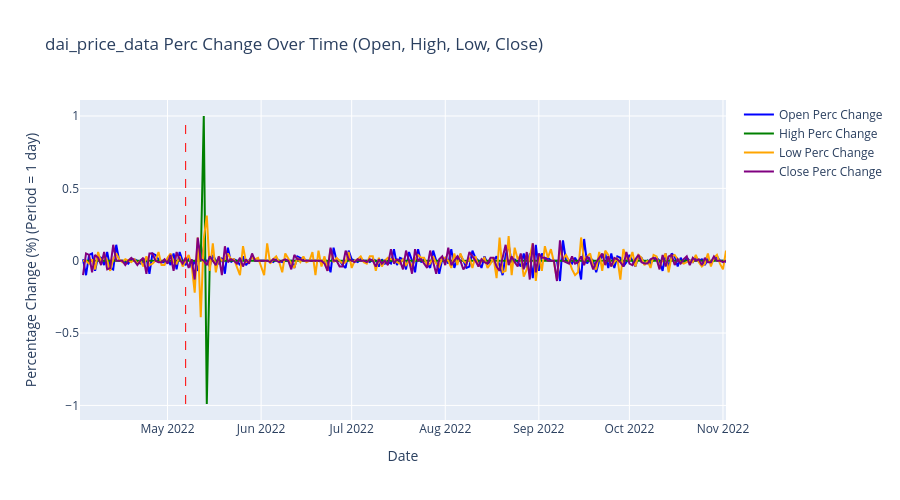
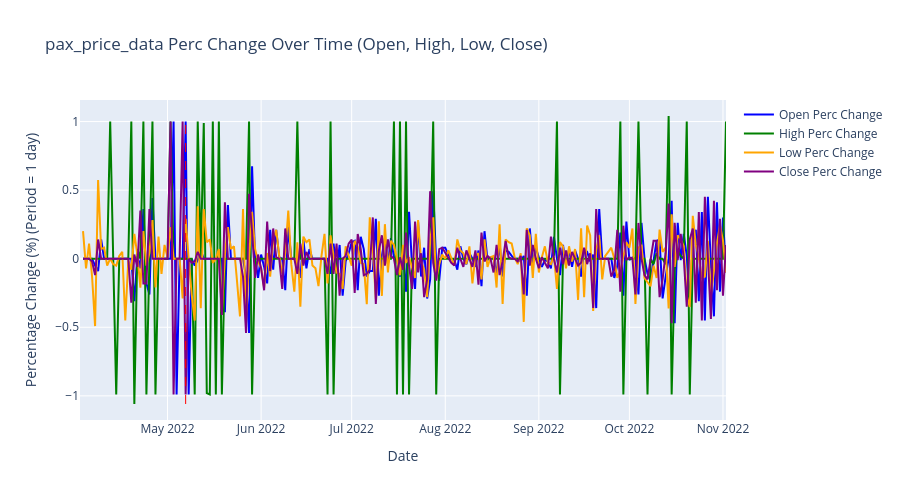
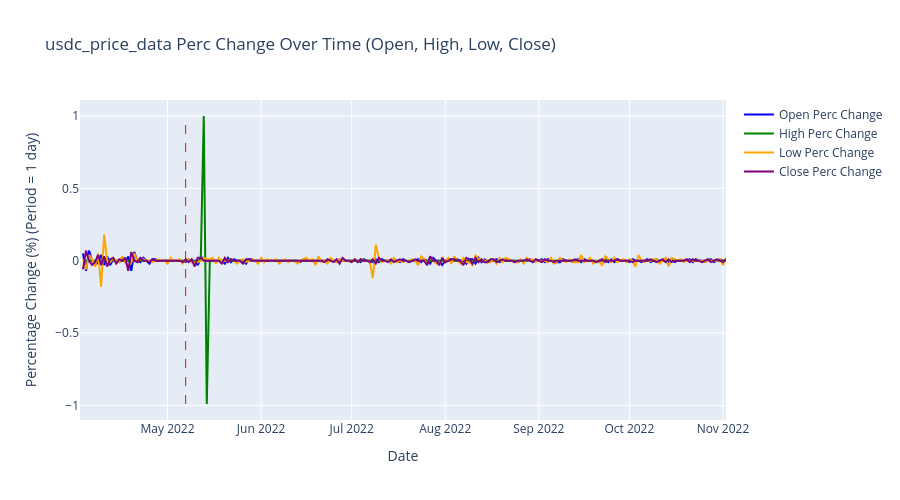
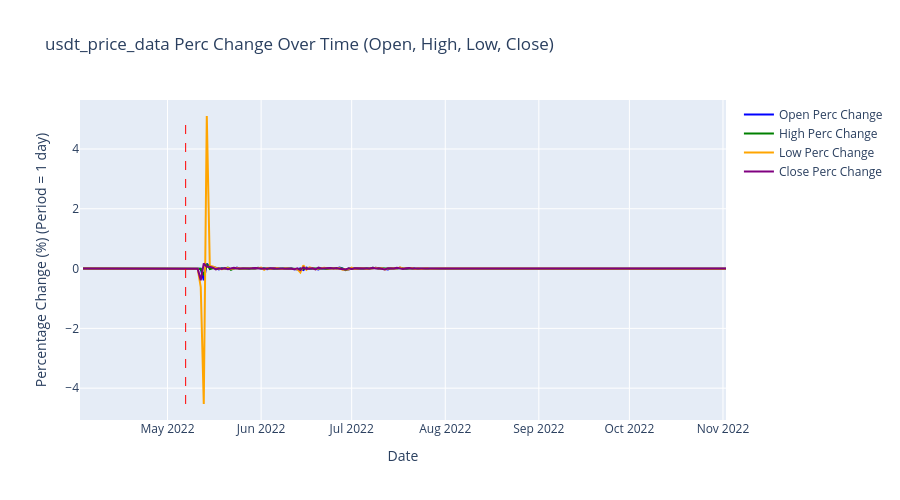

Source (notebook cell) for these figures, in order:
### Markdown cell above
#### Processing the erc_20 files to analyse percentage changes

### Code cell
price_data = None
for name, df in erc_20_dfs.items():
    if name.endswith("price_data"):
        print(f"\n{'='*50}")
        print(f"Processing: {name}")
        print('='*50)

        # Make a copy to avoid modifying original data
        df = df.copy()

        # Clean up unnamed columns first
        if "Unnamed: 0" in df.columns.tolist():
            df.drop("Unnamed: 0", axis=1, inplace=True)

        # Rename columns to standard OHLC format
        df = df.rename(columns={'open': 'Open', 'low': 'Low', 'close': 'Close', 'high': 'High'})

        # Calculate percentage changes and visualize (only call once)
        if all(col in df.columns for col in ["Open", "High", "Low", "Close"]):
            df = calc_perc_changes(df, ["Open", "High", "Low", "Close"], "date", False, name)
        else:
            print(f"Warning: {name} missing required price columns")
            print(f"Available columns: {df.columns.tolist()}")

        # Merge into combined dataframe
        if price_data is None:
            price_data = df
        else:
            price_data = pd.concat([price_data, df], ignore_index=True)

print(f"\n{'='*50}")
print(f"Completed processing all price data")
print(f"Total rows in combined dataset: {len(price_data) if price_data is not None else 0}")
print('='*50)

### Figure 1 — Plotly figure (JSON) as saved in the notebook; plotly's stock layout.template omitted (floating-point values rounded to 4 significant figures; data arrays with more than 128 entries replaced by an {"elided": "..."} marker saying what was removed)
{"data": [{"line": {"color": "blue", "width": 2}, "mode": "lines", "name": "Open Perc Change", "type": "scatter", "x": {"elided": "215 str values"}, "y": {"elided": "215 float values"}}, {"line": {"color": "green", "width": 2}, "mode": "lines", "name": "High Perc Change", "type": "scatter", "x": {"elided": "215 str values"}, "y": {"elided": "215 float values"}}, {"line": {"color": "orange", "width": 2}, "mode": "lines", "name": "Low Perc Change", "type": "scatter", "x": {"elided": "215 str values"}, "y": {"elided": "215 float values"}}, {"line": {"color": "purple", "width": 2}, "mode": "lines", "name": "Close Perc Change", "type": "scatter", "x": {"elided": "215 str values"}, "y": {"elided": "215 float values"}}], "layout": {"height": 500, "hovermode": "x unified", "shapes": [{"line": {"color": "red", "dash": "dash", "width": 1}, "type": "line", "x0": "2022-05-07T00:00:00", "x1": "2022-05-07T00:00:00", "y0": -0.9901, "y1": 1.0}], "showlegend": true, "title": {"text": "dai_price_data Perc Change Over Time (Open, High, Low, Close)"}, "xaxis": {"title": {"text": "Date"}}, "yaxis": {"title": {"text": "Percentage Change (%) (Period = 1 day)"}}}}

### Figure 2 — Plotly figure (JSON) as saved in the notebook; plotly's stock layout.template omitted (floating-point values rounded to 4 significant figures; data arrays with more than 128 entries replaced by an {"elided": "..."} marker saying what was removed)
{"data": [{"line": {"color": "blue", "width": 2}, "mode": "lines", "name": "Open Perc Change", "type": "scatter", "x": {"elided": "215 str values"}, "y": {"elided": "215 float values"}}, {"line": {"color": "green", "width": 2}, "mode": "lines", "name": "High Perc Change", "type": "scatter", "x": {"elided": "215 str values"}, "y": {"elided": "215 float values"}}, {"line": {"color": "orange", "width": 2}, "mode": "lines", "name": "Low Perc Change", "type": "scatter", "x": {"elided": "215 str values"}, "y": {"elided": "215 float values"}}, {"line": {"color": "purple", "width": 2}, "mode": "lines", "name": "Close Perc Change", "type": "scatter", "x": {"elided": "215 str values"}, "y": {"elided": "215 float values"}}], "layout": {"height": 500, "hovermode": "x unified", "shapes": [{"line": {"color": "red", "dash": "dash", "width": 1}, "type": "line", "x0": "2022-05-07T00:00:00", "x1": "2022-05-07T00:00:00", "y0": -1.059, "y1": 1.04}], "showlegend": true, "title": {"text": "pax_price_data Perc Change Over Time (Open, High, Low, Close)"}, "xaxis": {"title": {"text": "Date"}}, "yaxis": {"title": {"text": "Percentage Change (%) (Period = 1 day)"}}}}

### Figure 3 — Plotly figure (JSON) as saved in the notebook; plotly's stock layout.template omitted (floating-point values rounded to 4 significant figures; data arrays with more than 128 entries replaced by an {"elided": "..."} marker saying what was removed)
{"data": [{"line": {"color": "blue", "width": 2}, "mode": "lines", "name": "Open Perc Change", "type": "scatter", "x": {"elided": "215 str values"}, "y": {"elided": "215 float values"}}, {"line": {"color": "green", "width": 2}, "mode": "lines", "name": "High Perc Change", "type": "scatter", "x": {"elided": "215 str values"}, "y": {"elided": "215 float values"}}, {"line": {"color": "orange", "width": 2}, "mode": "lines", "name": "Low Perc Change", "type": "scatter", "x": {"elided": "215 str values"}, "y": {"elided": "215 float values"}}, {"line": {"color": "purple", "width": 2}, "mode": "lines", "name": "Close Perc Change", "type": "scatter", "x": {"elided": "215 str values"}, "y": {"elided": "215 float values"}}], "layout": {"height": 500, "hovermode": "x unified", "shapes": [{"line": {"color": "red", "dash": "dash", "width": 1}, "type": "line", "x0": "2022-05-07T00:00:00", "x1": "2022-05-07T00:00:00", "y0": -0.9901, "y1": 1.0}], "showlegend": true, "title": {"text": "usdc_price_data Perc Change Over Time (Open, High, Low, Close)"}, "xaxis": {"title": {"text": "Date"}}, "yaxis": {"title": {"text": "Percentage Change (%) (Period = 1 day)"}}}}

### Figure 4 — Plotly figure (JSON) as saved in the notebook; plotly's stock layout.template omitted (floating-point values rounded to 4 significant figures; data arrays with more than 128 entries replaced by an {"elided": "..."} marker saying what was removed)
{"data": [{"line": {"color": "blue", "width": 2}, "mode": "lines", "name": "Open Perc Change", "type": "scatter", "x": {"elided": "215 str values"}, "y": {"elided": "215 float values"}}, {"line": {"color": "green", "width": 2}, "mode": "lines", "name": "High Perc Change", "type": "scatter", "x": {"elided": "215 str values"}, "y": {"elided": "215 float values"}}, {"line": {"color": "orange", "width": 2}, "mode": "lines", "name": "Low Perc Change", "type": "scatter", "x": {"elided": "215 str values"}, "y": {"elided": "215 float values"}}, {"line": {"color": "purple", "width": 2}, "mode": "lines", "name": "Close Perc Change", "type": "scatter", "x": {"elided": "215 str values"}, "y": {"elided": "215 float values"}}], "layout": {"height": 500, "hovermode": "x unified", "shapes": [{"line": {"color": "red", "dash": "dash", "width": 1}, "type": "line", "x0": "2022-05-07T00:00:00", "x1": "2022-05-07T00:00:00", "y0": -4.529, "y1": 5.103}], "showlegend": true, "title": {"text": "usdt_price_data Perc Change Over Time (Open, High, Low, Close)"}, "xaxis": {"title": {"text": "Date"}}, "yaxis": {"title": {"text": "Percentage Change (%) (Period = 1 day)"}}}}
